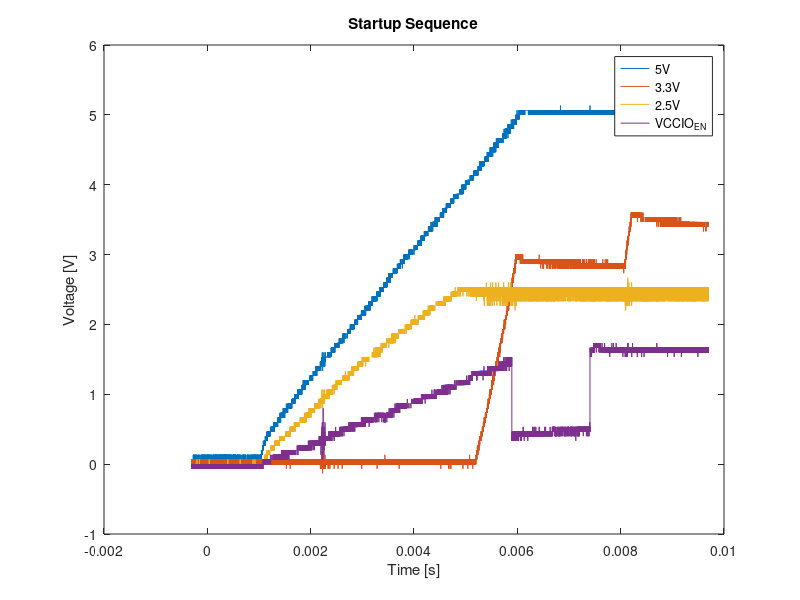

Write MATLAB code to recreate this figure.
clear all; close all; clc;

to_tikz = 0;


C1 = csvread('C1controller-board2-microzed-startup00000.txt',5,0);
C2 = csvread('C2controller-board2-microzed-startup00000.txt',5,0);
C3 = csvread('C3controller-board2-microzed-startup00000.txt',5,0);
C4 = csvread('C4controller-board2-microzed-startup00000.txt',5,0);


timeshift = 5e-3;
time_C1 = C1(:,1) + timeshift;
data_C1 = C1(:,2);

time_C2 = C2(:,1) + timeshift;
data_C2 = C2(:,2);

time_C3 = C3(:,1) + timeshift;
data_C3 = C3(:,2);

time_C4 = C4(:,1) + timeshift;
data_C4 = C4(:,2);

plot(time_C1, data_C1,time_C2, data_C2,time_C3, data_C3,time_C4, data_C4)
title('Startup Sequence')
xlabel('Time [s]')
ylabel('Voltage [V]')

%xlim([0 9e-3])
%ylim([-0.1 7.5])

legend('5V','3.3V','2.5V','VCCIO_{EN}')

if to_tikz == 1
    cleanfigure()
    matlab2tikz('controllerboardv2_startup.tex');
end